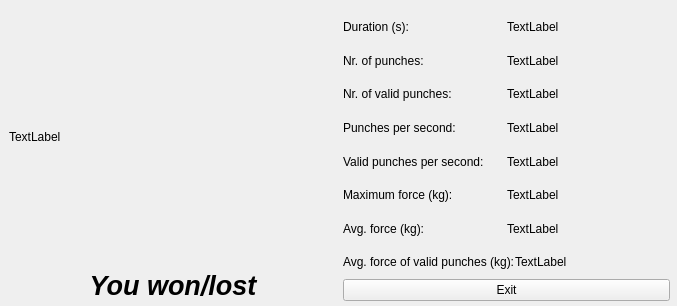
<?xml version="1.0" encoding="UTF-8"?>
<ui version="4.0">
 <class>Results</class>
 <widget class="QWidget" name="Results">
  <property name="geometry">
   <rect>
    <x>0</x>
    <y>0</y>
    <width>677</width>
    <height>306</height>
   </rect>
  </property>
  <property name="sizePolicy">
   <sizepolicy hsizetype="Fixed" vsizetype="Fixed">
    <horstretch>0</horstretch>
    <verstretch>0</verstretch>
   </sizepolicy>
  </property>
  <property name="windowTitle">
   <string>Results</string>
  </property>
  <widget class="QWidget" name="horizontalLayoutWidget">
   <property name="geometry">
    <rect>
     <x>9</x>
     <y>10</y>
     <width>661</width>
     <height>291</height>
    </rect>
   </property>
   <layout class="QHBoxLayout" name="horizontalLayout_6">
    <item>
     <layout class="QVBoxLayout" name="verticalLayout_2">
      <item>
       <widget class="QLabel" name="label">
        <property name="text">
         <string>TextLabel</string>
        </property>
       </widget>
      </item>
      <item>
       <widget class="QLabel" name="lblWonLost">
        <property name="maximumSize">
         <size>
          <width>16777214</width>
          <height>32</height>
         </size>
        </property>
        <property name="font">
         <font>
          <pointsize>20</pointsize>
          <weight>75</weight>
          <italic>true</italic>
          <bold>true</bold>
         </font>
        </property>
        <property name="text">
         <string>You won/lost</string>
        </property>
        <property name="alignment">
         <set>Qt::AlignCenter</set>
        </property>
       </widget>
      </item>
     </layout>
    </item>
    <item>
     <layout class="QVBoxLayout" name="verticalLayout">
      <property name="spacing">
       <number>0</number>
      </property>
      <item>
       <layout class="QHBoxLayout" name="horizontalLayout">
        <item>
         <widget class="QLabel" name="lblDuration">
          <property name="text">
           <string>Duration (s):</string>
          </property>
         </widget>
        </item>
        <item>
         <widget class="QLabel" name="lblDurationResult">
          <property name="text">
           <string>TextLabel</string>
          </property>
         </widget>
        </item>
       </layout>
      </item>
      <item>
       <layout class="QHBoxLayout" name="horizontalLayout_2">
        <item>
         <widget class="QLabel" name="lblNrOfPunches">
          <property name="text">
           <string>Nr. of punches:</string>
          </property>
         </widget>
        </item>
        <item>
         <widget class="QLabel" name="lblPunchesResult">
          <property name="text">
           <string>TextLabel</string>
          </property>
         </widget>
        </item>
       </layout>
      </item>
      <item>
       <layout class="QHBoxLayout" name="horizontalLayout_3">
        <item>
         <widget class="QLabel" name="lblNrOfValidPunches">
          <property name="text">
           <string>Nr. of valid punches:</string>
          </property>
         </widget>
        </item>
        <item>
         <widget class="QLabel" name="lblPunchesValidResult">
          <property name="text">
           <string>TextLabel</string>
          </property>
         </widget>
        </item>
       </layout>
      </item>
      <item>
       <layout class="QHBoxLayout" name="horizontalLayout_9">
        <item>
         <widget class="QLabel" name="lblPunchesPerSecond">
          <property name="text">
           <string>Punches per second:</string>
          </property>
         </widget>
        </item>
        <item>
         <widget class="QLabel" name="lblPunchesPerSecondResult">
          <property name="text">
           <string>TextLabel</string>
          </property>
         </widget>
        </item>
       </layout>
      </item>
      <item>
       <layout class="QHBoxLayout" name="horizontalLayout_10">
        <item>
         <widget class="QLabel" name="lblValidPunchesPerSecond">
          <property name="text">
           <string>Valid punches per second:</string>
          </property>
         </widget>
        </item>
        <item>
         <widget class="QLabel" name="lblValidPunchesPerSecondResult">
          <property name="text">
           <string>TextLabel</string>
          </property>
         </widget>
        </item>
       </layout>
      </item>
      <item>
       <layout class="QHBoxLayout" name="horizontalLayout_7">
        <item>
         <widget class="QLabel" name="lblMaxForce">
          <property name="text">
           <string>Maximum force (kg):</string>
          </property>
         </widget>
        </item>
        <item>
         <widget class="QLabel" name="lblMaxForceResult">
          <property name="text">
           <string>TextLabel</string>
          </property>
         </widget>
        </item>
       </layout>
      </item>
      <item>
       <layout class="QHBoxLayout" name="horizontalLayout_8">
        <item>
         <widget class="QLabel" name="lblAvgForce">
          <property name="text">
           <string>Avg. force (kg):</string>
          </property>
         </widget>
        </item>
        <item>
         <widget class="QLabel" name="lblAvgForceResult">
          <property name="text">
           <string>TextLabel</string>
          </property>
         </widget>
        </item>
       </layout>
      </item>
      <item>
       <layout class="QHBoxLayout" name="horizontalLayout_4">
        <item>
         <widget class="QLabel" name="lblAvgForceValid">
          <property name="text">
           <string>Avg. force of valid punches (kg):</string>
          </property>
         </widget>
        </item>
        <item>
         <widget class="QLabel" name="lblAvgForceValidResult">
          <property name="text">
           <string>TextLabel</string>
          </property>
         </widget>
        </item>
       </layout>
      </item>
      <item>
       <layout class="QHBoxLayout" name="horizontalLayout_5">
        <item>
         <widget class="QPushButton" name="btnExit">
          <property name="text">
           <string>Exit</string>
          </property>
         </widget>
        </item>
       </layout>
      </item>
     </layout>
    </item>
   </layout>
  </widget>
 </widget>
 <resources/>
 <connections/>
</ui>
